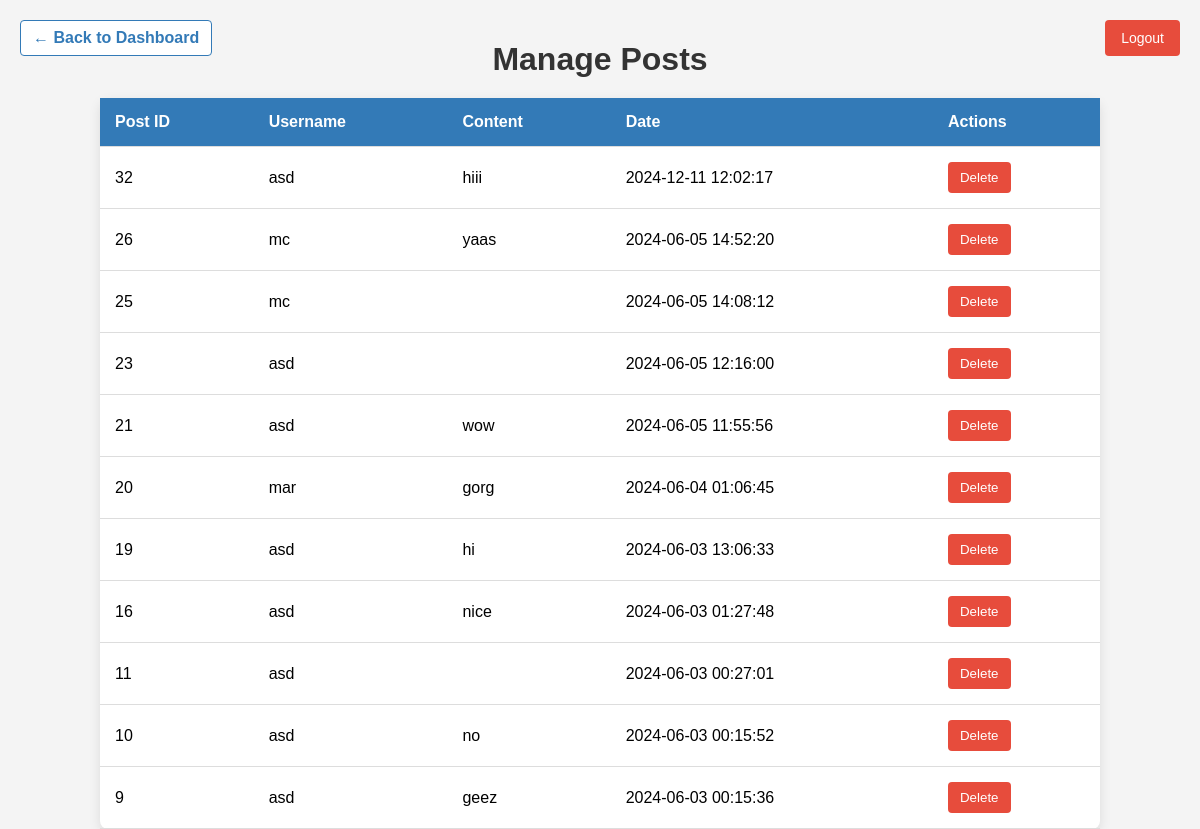
The app's page /pages/admin/admin_manage_posts.php, older data.
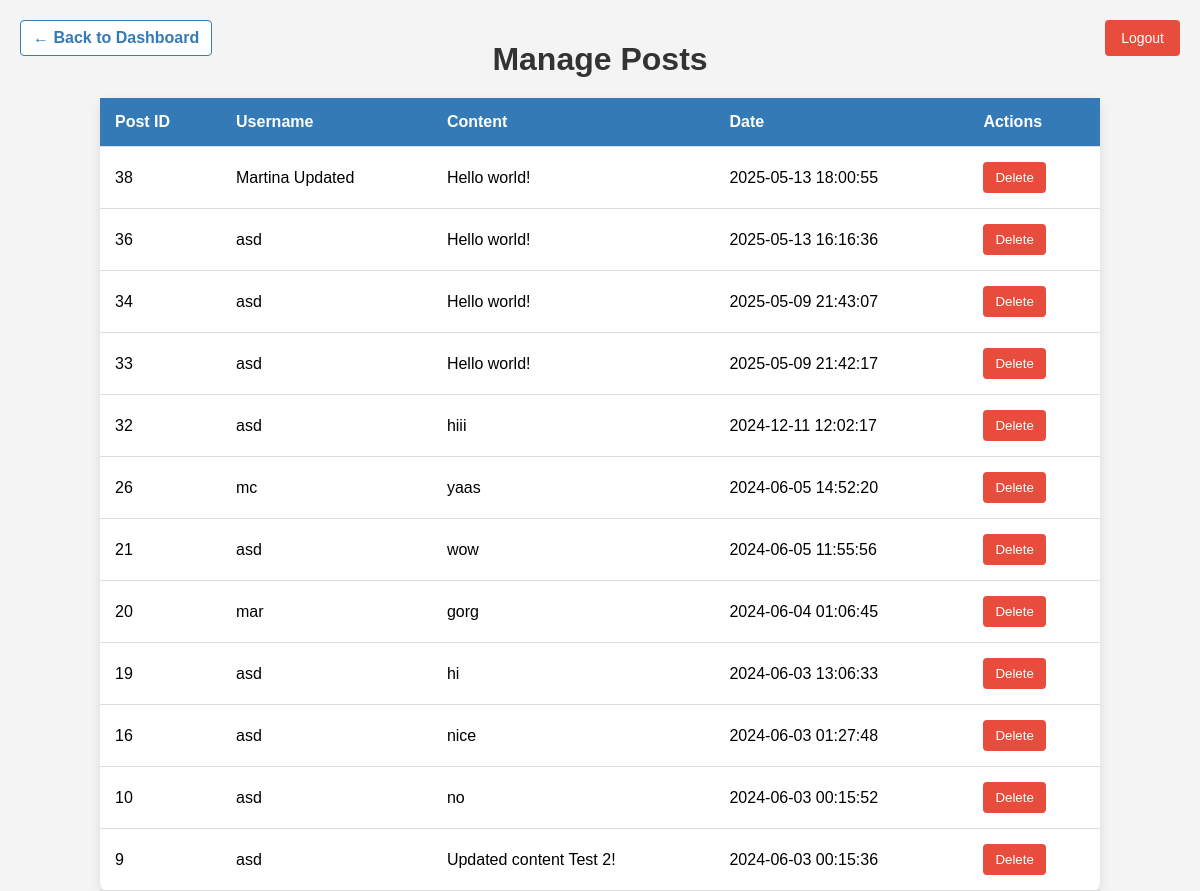
The same page, newer data.
### tables this page shows
CREATE TABLE `posts` (
  `post_id` int(11) NOT NULL,
  `user_id` int(11) NOT NULL,
  `content` text NOT NULL,
  `created_at` datetime NOT NULL DEFAULT current_timestamp(),
  `updated_at` datetime NOT NULL DEFAULT current_timestamp() ON UPDATE current_timestamp(),
  `image` varchar(255) DEFAULT NULL,
  `tagline` varchar(255) DEFAULT NULL,
  `image_filename` varchar(255) DEFAULT NULL,
  `profile_image_id` int(11) DEFAULT NULL
);

CREATE TABLE `users` (
  `user_id` int(11) NOT NULL,
  `username` varchar(50) NOT NULL,
  `email` varchar(100) NOT NULL,
  `password` varchar(255) NOT NULL,
  `bio` text NOT NULL,
  `created_at` datetime NOT NULL DEFAULT current_timestamp(),
  `updated_at` datetime NOT NULL DEFAULT current_timestamp() ON UPDATE current_timestamp(),
  `receive_notifications` tinyint(1) NOT NULL DEFAULT 0,
  `profile_image_id` int(11) DEFAULT NULL,
  `notifications_count` int(11) NOT NULL DEFAULT 0,
  `profile_image` varchar(255) DEFAULT 'default-profile.png',
  `status` enum('active','blocked') NOT NULL DEFAULT 'active',
  `is_admin` tinyint(1) DEFAULT 0
);

### pages/admin/admin_manage_posts.php (the view, shortened to what this page needs)
<?php
include("../../includes/connection.php");
$result = $conn->query("SELECT posts.post_id, posts.content, posts.created_at, users.username
                        FROM posts
                        JOIN users ON posts.user_id = users.user_id
                        ORDER BY posts.created_at DESC");
?>
<!DOCTYPE html>
<html>
<head>
    <a href="admin_dashboard.php" class="back-arrow">&#8592; Back to Dashboard</a>
</head>
<body>
<a href="?logout=true"><button class="logout-button">Logout</button></a>
<h1>Manage Posts</h1>
<table>
    <tr>
        <th>Post ID</th>
        <th>Username</th>
        <th>Content</th>
        <th>Date</th>
        <th>Actions</th>
    </tr>
    <?php while ($post = $result->fetch_assoc()) { ?>
        <tr>
            <td><?= htmlspecialchars($post['post_id']) ?></td>
            <td><?= htmlspecialchars($post['username']) ?></td>
            <td><?= htmlspecialchars($post['content']) ?></td>
            <td><?= htmlspecialchars($post['created_at']) ?></td>
            <td>
                <form method="post" onsubmit="return confirm('Are you sure you want to delete this post?');">
                    <button type="submit">Delete</button>
                </form>
            </td>
        </tr>
    <?php } ?>
</table>
</body>
</html>

Row changes from the older to the newer data that the page shows:
removed posts: post_id "25", user.username "mc", created_at "2024-06-05 14:08:12"
removed posts: post_id "23", user.username "asd", created_at "2024-06-05 12:16:00"
removed posts: post_id "11", user.username "asd", created_at "2024-06-03 00:27:01"
added posts: post_id "38", user.username "Martina Updated", content "Hello world!", created_at "2025-05-13 18:00:55"
added posts: post_id "36", user.username "asd", content "Hello world!", created_at "2025-05-13 16:16:36"
added posts: post_id "34", user.username "asd", content "Hello world!", created_at "2025-05-09 21:43:07"
added posts: post_id "33", user.username "asd", content "Hello world!", created_at "2025-05-09 21:42:17"
changed posts id 9: content "geez" → "Updated content Test 2!"
